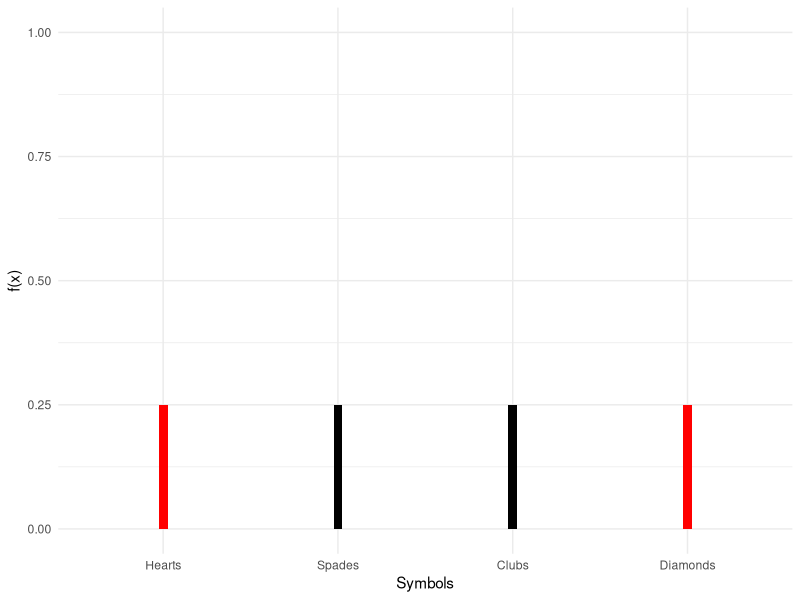
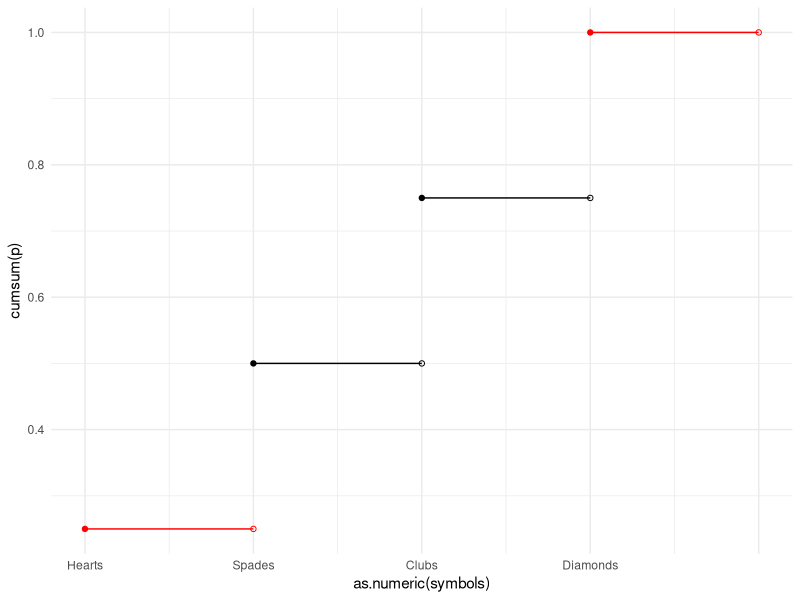
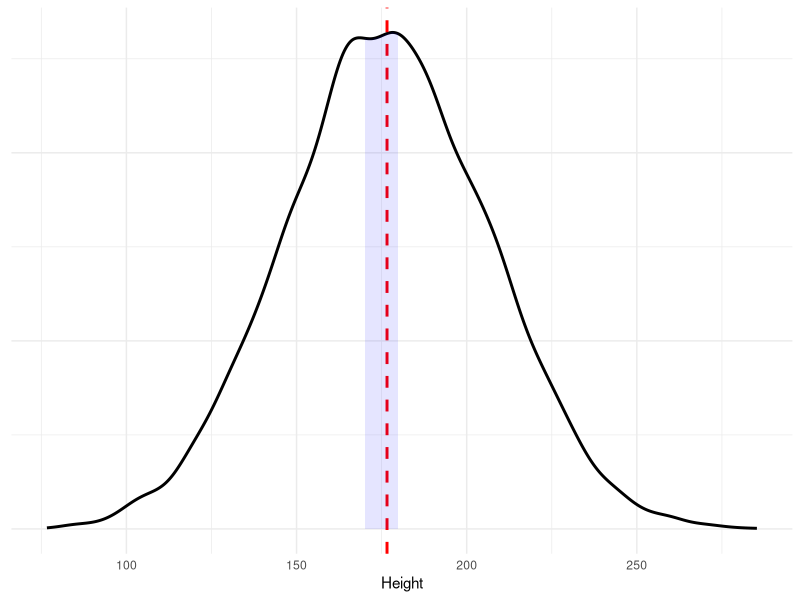
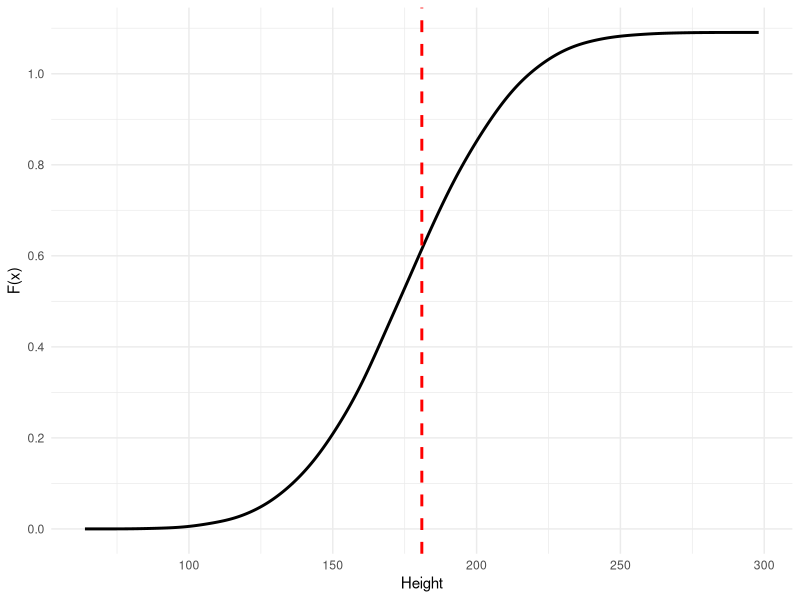
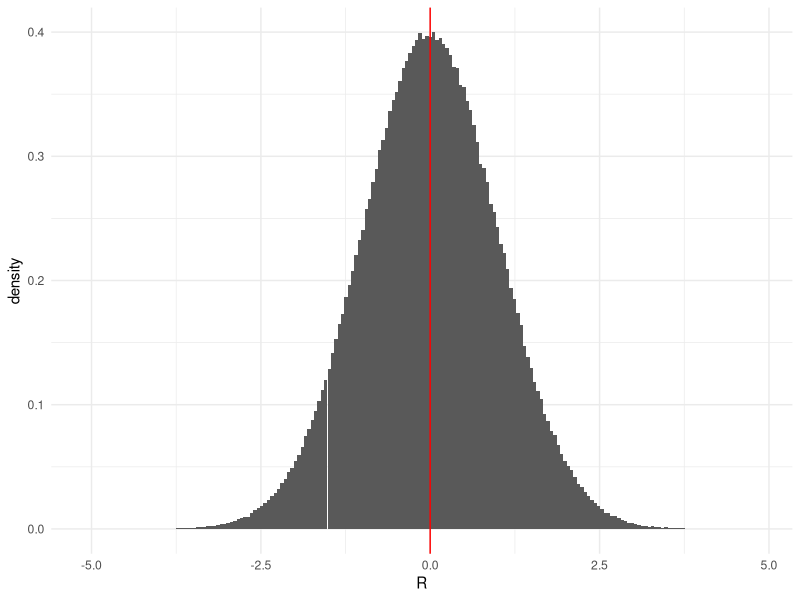
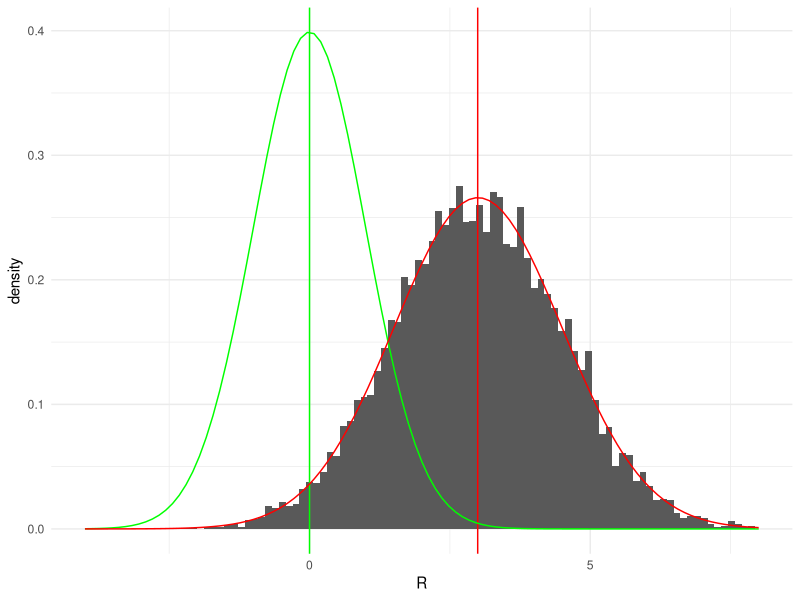
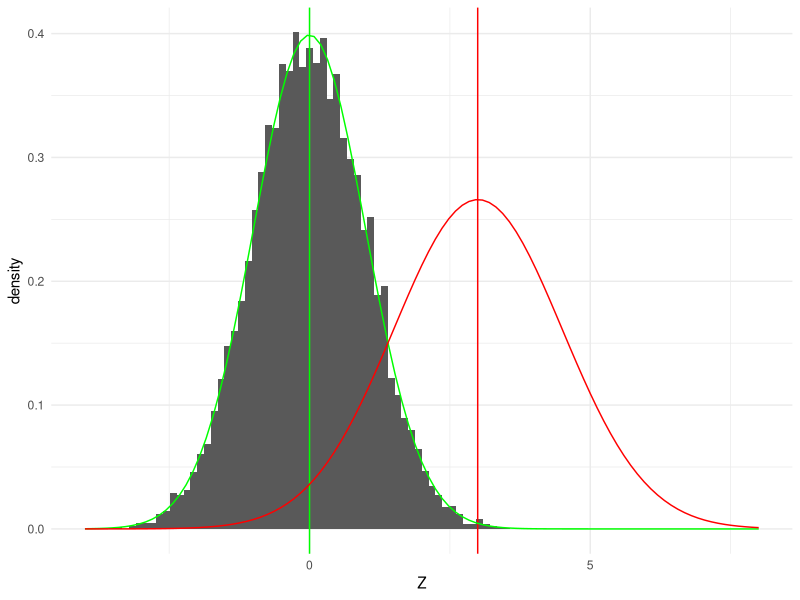
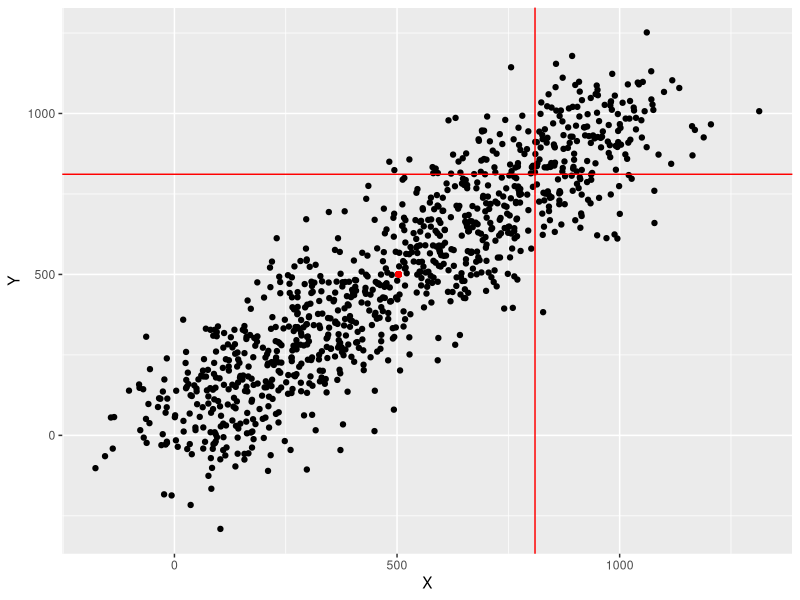

The R script that drew these images, in order:
## ---- chunk 1
X <- rbinom(n = 100, size = 1, prob = 0.5)

print(X)

## ---- chunk 2
library(ggplot2)

p <- rep(0.25,4)
symbols <- factor(c(0,1,2,3), labels=c("Hearts","Spades",
                                         "Clubs", "Diamonds"))
df = data.frame(p, symbols)
ggplot(df, aes(symbols,p, fill=symbols)) + 
  geom_bar(stat="identity",width = 0.05) +
  scale_y_continuous(limits=c(0,1)) + labs(y="f(x)", x="Symbols") +
  scale_fill_manual("legend",
                    values = c("Hearts" = "red", "Spades" = "black",
                               "Clubs" = "black", "Diamonds" = "red")) + 
  guides(fill=F) + theme_minimal()
## ---- chunk 3
df$xend <- c(df$symbols[2:nrow(df)], 5)
df$yend <- cumsum(df$p)
ggplot(df, aes(as.numeric(symbols), cumsum(p), xend=xend, yend=yend, color=symbols)) +
      #geom_vline(aes(xintercept=as.numeric(symbols)), linetype=2, color="grey") +
      geom_point() +
      geom_point(aes(x=xend, y=cumsum(p)), shape=1) + 
      geom_segment() +
      scale_color_manual("legend",
                    values = c("Hearts" = "red", "Spades" = "black",
                               "Clubs" = "black", "Diamonds" = "red")) +
      scale_x_continuous(breaks = 1:5, 
                         labels = c("Hearts", "Spades",
                                    "Clubs", "Diamonds", "")) +
      guides(color=F) +
      theme_minimal()

## ---- chunk 4
height = rnorm(10000, mean=177, sd=30)
df = data.frame(height)
dp <- ggplot(df, aes(height)) + geom_density(size=1) + 
  geom_vline(aes(xintercept=mean(height)), color="red", linetype="dashed",
                 size=1)
dpb <- ggplot_build(dp)
x1 <- min(which(dpb$data[[1]]$x >=170))
x2 <- max(which(dpb$data[[1]]$x <=180))
dp + geom_area(data=data.frame(x=dpb$data[[1]]$x[x1:x2],
                               y=dpb$data[[1]]$y[x1:x2]),
               aes(x=x, y=y), fill="blue", alpha=0.1) +
    theme_minimal() + 
    theme(axis.title.y=element_blank(),
          axis.text.y=element_blank()) + labs(x="Height")
## ---- chunk 5
library(sfsmisc)
dens = density(df$height)
integrate.xy(dens$x, dens$y,170,180)
## ---- chunk 6
df_int = data.frame(height=dens$x, y=cumsum(dens$y)/2)
ggplot(df_int, aes(height,y)) + geom_line(size=1) + 
  geom_vline(aes(xintercept=mean(height)), color="red", linetype="dashed",
                 size=1) +
  scale_x_continuous(breaks=seq(50,300,50)) + 
  scale_y_continuous(breaks=seq(0,1,0.2)) +
  theme_minimal() + labs(x="Height", y="F(x)")
## ---- chunk 7
library(ggplot2)
set.seed(1337) #seed for reproducibility
data <- data.frame(R = rnorm(n = 1000000))

ggplot(data, aes(x = R)) +
  geom_histogram(aes(y = ..density..), bins = 200) + 
  geom_vline(xintercept = mean(data$R), color="red") +
  theme_minimal()
## ---- chunk 8
A <- numeric() # Variable for storing the area sizes

A[1] <- (sum (abs (data$R[data$R < mean(data$R)]))) /sum(abs(data$R)) # Area to the left of the mean in percent
A[2] <- (sum (abs (data$R[data$R > mean(data$R)]))) /sum(abs(data$R)) # Area to the right of the mean in percent

print(A)
## ---- chunk 9
library(ggplot2)
set.seed(1337) #seed for reproducibility
data_st <- data.frame(R = rnorm(n = 10000, mean = 3, sd = 1.5))

ggplot(data_st, aes(x = R)) +
  geom_histogram(aes(y=..density..),bins = 100) + 
  geom_vline(xintercept = mean(data_st$R), color="red") +
  geom_vline(xintercept = 0, color="green") +
  stat_function(fun = dnorm, color = "green", args = list(mean = 0, sd = 1))+
  stat_function(fun = dnorm, color = "red", args = list(mean = 3, sd = 1.5)) +
  xlim(c(-4,8)) +
  theme_minimal()
## ---- chunk 10
data_st$Z <- (data_st$R - mean(data_st$R)) / sd(data_st$R)

ggplot(data_st, aes(x = Z)) +
  geom_histogram(aes(y=..density..),bins = 100) + 
  geom_vline(xintercept = mean(data_st$R), color="red") +
  geom_vline(xintercept = 0, color="green") +
  stat_function(fun = dnorm, color = "green", args = list(mean = 0, sd = 1))+
  stat_function(fun = dnorm, color = "red", args = list(mean = 3, sd = 1.5)) +
  xlim(c(-4,8)) +
  theme_minimal()
## ---- chunk 11
library(ggplot2)
set.seed(1337)
data_cov <- data.frame(X = 1:1000 + rnorm(1000, sd = 100),
                       Y = 1:1000 + rnorm(1000, sd = 100))

ggplot(data_cov, aes(x = X, y = Y)) + 
  geom_point() +
  geom_point(aes(x = mean(X), y = mean(Y)), color ="red") + 
  geom_vline(xintercept = mean(data_cov$X) + sd(data_cov$X), color = "red") +
  geom_hline(yintercept = mean(data_cov$Y) + sd(data_cov$Y), color = "red")
## ---- chunk 12
library(ggplot2)
student_id = c(1,2,3,4,5)
x = c(95,85,80,73,70,65,60,58,55,51)
y = c(85,95,75,70,65,70,62,53,52,51)
grades_df = data.frame(student_id, x, y)
ggplot(grades_df, aes(x, y)) + 
  geom_point() + labs(x="Statistics Grade", y="Econometrics Grade") + geom_smooth(
    method="lm", colour="red", se=T, alpha=0.1) + theme_minimal()
## ---- chunk 13
summary(lm(y~x, data=grades_df))$coefficients
